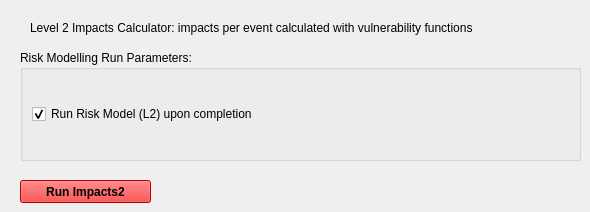
   <widget class="QWidget" name="tab_3">
    <attribute name="title">
     <string>Impacts (L2)</string>
    </attribute>
    <widget class="QLabel" name="label_2">
     <property name="geometry">
      <rect>
       <x>30</x>
       <y>20</y>
       <width>541</width>
       <height>16</height>
      </rect>
     </property>
     <property name="text">
      <string>Level 2 Impacts Calculator: impacts per event calculated with vulnerability functions</string>
     </property>
    </widget>
    <widget class="QGroupBox" name="verticalGroupBox">
     <property name="geometry">
      <rect>
       <x>20</x>
       <y>50</y>
       <width>561</width>
       <height>111</height>
      </rect>
     </property>
     <property name="title">
      <string>Risk Modelling Run Parameters:</string>
     </property>
     <layout class="QVBoxLayout" name="verticalLayout">
      <item>
       <widget class="QCheckBox" name="checkBox_i2RunRisk">
        <property name="text">
         <string>Run Risk Model (L2) upon completion</string>
        </property>
        <property name="checked">
         <bool>true</bool>
        </property>
       </widget>
      </item>
     </layout>
    </widget>
    <widget class="QPushButton" name="pushButton_i2run">
     <property name="geometry">
      <rect>
       <x>20</x>
       <y>180</y>
       <width>131</width>
       <height>23</height>
      </rect>
     </property>
     <property name="palette">
      <palette>
       <active>
        <colorrole role="WindowText">
         <brush brushstyle="SolidPattern">
          <color alpha="255">
           <red>0</red>
           <green>0</green>
           <blue>0</blue>
          </color>
         </brush>
        </colorrole>
        <colorrole role="Button">
         <brush brushstyle="SolidPattern">
          <color alpha="255">
           <red>255</red>
           <green>0</green>
           <blue>0</blue>
          </color>
         </brush>
        </colorrole>
        <colorrole role="Light">
         <brush brushstyle="SolidPattern">
          <color alpha="255">
           <red>255</red>
           <green>127</green>
           <blue>127</blue>
          </color>
         </brush>
        </colorrole>
        <colorrole role="Midlight">
         <brush brushstyle="SolidPattern">
          <color alpha="255">
           <red>255</red>
           <green>63</green>
           <blue>63</blue>
          </color>
         </brush>
        </colorrole>
        <colorrole role="Dark">
         <brush brushstyle="SolidPattern">
          <color alpha="255">
           <red>127</red>
           <green>0</green>
           <blue>0</blue>
          </color>
         </brush>
        </colorrole>
        <colorrole role="Mid">
         <brush brushstyle="SolidPattern">
          <color alpha="255">
           <red>170</red>
           <green>0</green>
           <blue>0</blue>
          </color>
         </brush>
        </colorrole>
        <colorrole role="Text">
         <brush brushstyle="SolidPattern">
          <color alpha="255">
           <red>0</red>
           <green>0</green>
           <blue>0</blue>
          </color>
         </brush>
        </colorrole>
        <colorrole role="BrightText">
         <brush brushstyle="SolidPattern">
          <color alpha="255">
           <red>255</red>
           <green>255</green>
           <blue>255</blue>
          </color>
         </brush>
        </colorrole>
        <colorrole role="ButtonText">
         <brush brushstyle="SolidPattern">
          <color alpha="255">
           <red>0</red>
           <green>0</green>
           <blue>0</blue>
          </color>
         </brush>
        </colorrole>
        <colorrole role="Base">
         <brush brushstyle="SolidPattern">
          <color alpha="255">
           <red>255</red>
           <green>255</green>
           <blue>255</blue>
          </color>
         </brush>
        </colorrole>
        <colorrole role="Window">
         <brush brushstyle="SolidPattern">
          <color alpha="255">
           <red>255</red>
           <green>0</green>
           <blue>0</blue>
          </color>
         </brush>
        </colorrole>
        <colorrole role="Shadow">
         <brush brushstyle="SolidPattern">
          <color alpha="255">
           <red>0</red>
           <green>0</green>
           <blue>0</blue>
          </color>
         </brush>
        </colorrole>
        <colorrole role="AlternateBase">
         <brush brushstyle="SolidPattern">
          <color alpha="255">
           <red>255</red>
           <green>127</green>
           <blue>127</blue>
          </color>
         </brush>
        </colorrole>
        <colorrole role="ToolTipBase">
         <brush brushstyle="SolidPattern">
          <color alpha="255">
           <red>255</red>
           <green>255</green>
           <blue>220</blue>
          </color>
         </brush>
        </colorrole>
        <colorrole role="ToolTipText">
         <brush brushstyle="SolidPattern">
          <color alpha="255">
           <red>0</red>
           <green>0</green>
           <blue>0</blue>
          </color>
         </brush>
        </colorrole>
       </active>
       <inactive>
        <colorrole role="WindowText">
         <brush brushstyle="SolidPattern">
          <color alpha="255">
           <red>0</red>
           <green>0</green>
           <blue>0</blue>
          </color>
         </brush>
        </colorrole>
        <colorrole role="Button">
         <brush brushstyle="SolidPattern">
          <color alpha="255">
           <red>255</red>
           <green>0</green>
           <blue>0</blue>
          </color>
         </brush>
        </colorrole>
        <colorrole role="Light">
         <brush brushstyle="SolidPattern">
          <color alpha="255">
           <red>255</red>
           <green>127</green>
           <blue>127</blue>
          </color>
         </brush>
        </colorrole>
        <colorrole role="Midlight">
         <brush brushstyle="SolidPattern">
          <color alpha="255">
           <red>255</red>
           <green>63</green>
           <blue>63</blue>
          </color>
         </brush>
        </colorrole>
        <colorrole role="Dark">
         <brush brushstyle="SolidPattern">
          <color alpha="255">
           <red>127</red>
           <green>0</green>
           <blue>0</blue>
          </color>
         </brush>
        </colorrole>
        <colorrole role="Mid">
         <brush brushstyle="SolidPattern">
          <color alpha="255">
           <red>170</red>
           <green>0</green>
           <blue>0</blue>
          </color>
         </brush>
        </colorrole>
        <colorrole role="Text">
         <brush brushstyle="SolidPattern">
          <color alpha="255">
           <red>0</red>
           <green>0</green>
           <blue>0</blue>
          </color>
         </brush>
        </colorrole>
        <colorrole role="BrightText">
         <brush brushstyle="SolidPattern">
          <color alpha="255">
           <red>255</red>
           <green>255</green>
           <blue>255</blue>
          </color>
         </brush>
        </colorrole>
        <colorrole role="ButtonText">
         <brush brushstyle="SolidPattern">
          <color alpha="255">
           <red>0</red>
           <green>0</green>
           <blue>0</blue>
          </color>
         </brush>
        </colorrole>
        <colorrole role="Base">
         <brush brushstyle="SolidPattern">
          <color alpha="255">
           <red>255</red>
           <green>255</green>
           <blue>255</blue>
          </color>
         </brush>
        </colorrole>
        <colorrole role="Window">
         <brush brushstyle="SolidPattern">
          <color alpha="255">
           <red>255</red>
           <green>0</green>
           <blue>0</blue>
          </color>
         </brush>
        </colorrole>
        <colorrole role="Shadow">
         <brush brushstyle="SolidPattern">
          <color alpha="255">
           <red>0</red>
           <green>0</green>
           <blue>0</blue>
          </color>
         </brush>
        </colorrole>
        <colorrole role="AlternateBase">
         <brush brushstyle="SolidPattern">
          <color alpha="255">
           <red>255</red>
           <green>127</green>
           <blue>127</blue>
          </color>
         </brush>
        </colorrole>
        <colorrole role="ToolTipBase">
         <brush brushstyle="SolidPattern">
          <color alpha="255">
           <red>255</red>
           <green>255</green>
           <blue>220</blue>
          </color>
         </brush>
        </colorrole>
        <colorrole role="ToolTipText">
         <brush brushstyle="SolidPattern">
          <color alpha="255">
           <red>0</red>
           <green>0</green>
           <blue>0</blue>
          </color>
         </brush>
        </colorrole>
       </inactive>
       <disabled>
        <colorrole role="WindowText">
         <brush brushstyle="SolidPattern">
          <color alpha="255">
           <red>127</red>
           <green>0</green>
           <blue>0</blue>
          </color>
         </brush>
        </colorrole>
        <colorrole role="Button">
         <brush brushstyle="SolidPattern">
          <color alpha="255">
           <red>255</red>
           <green>0</green>
           <blue>0</blue>
          </color>
         </brush>
        </colorrole>
        <colorrole role="Light">
         <brush brushstyle="SolidPattern">
          <color alpha="255">
           <red>255</red>
           <green>127</green>
           <blue>127</blue>
          </color>
         </brush>
        </colorrole>
        <colorrole role="Midlight">
         <brush brushstyle="SolidPattern">
          <color alpha="255">
           <red>255</red>
           <green>63</green>
           <blue>63</blue>
          </color>
         </brush>
        </colorrole>
        <colorrole role="Dark">
         <brush brushstyle="SolidPattern">
          <color alpha="255">
           <red>127</red>
           <green>0</green>
           <blue>0</blue>
          </color>
         </brush>
        </colorrole>
        <colorrole role="Mid">
         <brush brushstyle="SolidPattern">
          <color alpha="255">
           <red>170</red>
           <green>0</green>
           <blue>0</blue>
          </color>
         </brush>
        </colorrole>
        <colorrole role="Text">
         <brush brushstyle="SolidPattern">
          <color alpha="255">
           <red>127</red>
           <green>0</green>
           <blue>0</blue>
          </color>
         </brush>
        </colorrole>
        <colorrole role="BrightText">
         <brush brushstyle="SolidPattern">
          <color alpha="255">
           <red>255</red>
           <green>255</green>
           <blue>255</blue>
          </color>
         </brush>
        </colorrole>
        <colorrole role="ButtonText">
         <brush brushstyle="SolidPattern">
          <color alpha="255">
           <red>127</red>
           <green>0</green>
           <blue>0</blue>
          </color>
         </brush>
        </colorrole>
        <colorrole role="Base">
         <brush brushstyle="SolidPattern">
          <color alpha="255">
           <red>255</red>
           <green>0</green>
           <blue>0</blue>
          </color>
         </brush>
        </colorrole>
        <colorrole role="Window">
         <brush brushstyle="SolidPattern">
          <color alpha="255">
           <red>255</red>
           <green>0</green>
           <blue>0</blue>
          </color>
         </brush>
        </colorrole>
        <colorrole role="Shadow">
         <brush brushstyle="SolidPattern">
          <color alpha="255">
           <red>0</red>
           <green>0</green>
           <blue>0</blue>
          </color>
         </brush>
        </colorrole>
        <colorrole role="AlternateBase">
         <brush brushstyle="SolidPattern">
          <color alpha="255">
           <red>255</red>
           <green>0</green>
           <blue>0</blue>
          </color>
         </brush>
        </colorrole>
        <colorrole role="ToolTipBase">
         <brush brushstyle="SolidPattern">
          <color alpha="255">
           <red>255</red>
           <green>255</green>
           <blue>220</blue>
          </color>
         </brush>
        </colorrole>
        <colorrole role="ToolTipText">
         <brush brushstyle="SolidPattern">
          <color alpha="255">
           <red>0</red>
           <green>0</green>
           <blue>0</blue>
          </color>
         </brush>
        </colorrole>
       </disabled>
      </palette>
     </property>
     <property name="font">
      <font>
       <weight>75</weight>
       <bold>true</bold>
      </font>
     </property>
     <property name="text">
      <string>Run Impacts2</string>
     </property>
    </widget>
   </widget>
